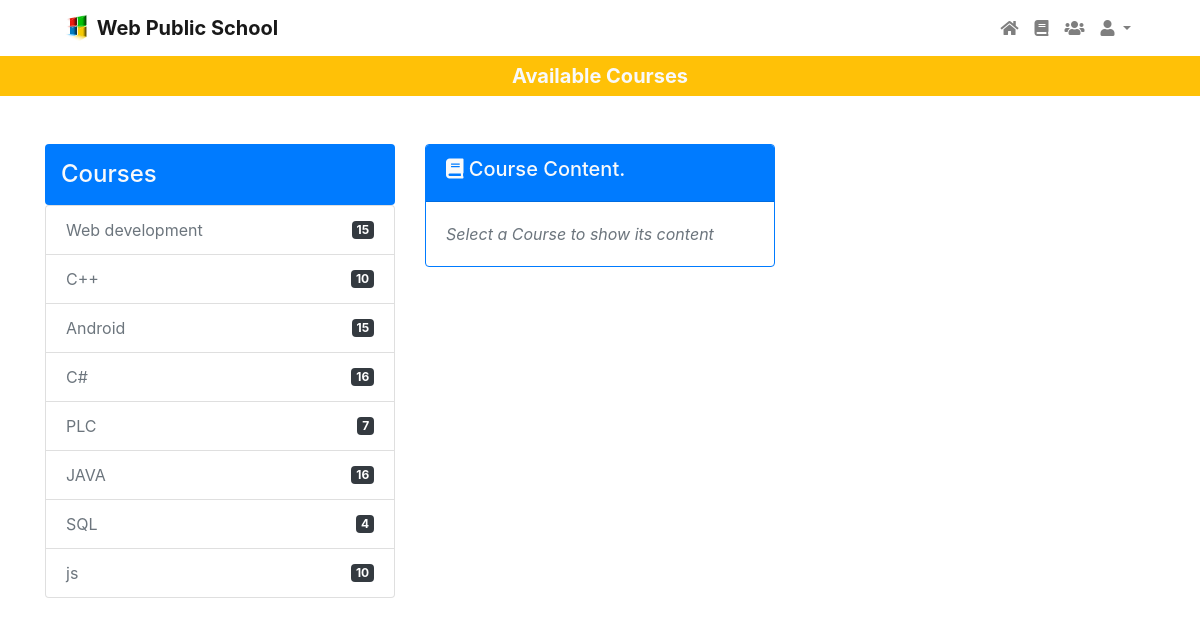
/courses.php, run on the app's committed database.
### tables this page shows
CREATE TABLE IF NOT EXISTS `course` (
  `id` int(11) NOT NULL AUTO_INCREMENT,
  `courseName` varchar(45) DEFAULT NULL,
  `sessionCount` int(4) DEFAULT NULL,
  PRIMARY KEY (`id`)
);

### MyConnection.php (called while the page is built, shortened)
<?php
class DB_Connect {
 public  $mycon;
 function connect() {
       $this->mycon=new  mysqli(DB_SERVER,DB_USER,DB_PASSWORD,DB_DATABASE);
    }
 function getCourses() {
    $query_courses = "SELECT `id`, `courseName`, `sessionCount` FROM `course`";
    $result = mysqli_query($this->mycon,$query_courses);
    if ($result)
    {
      $response=array();
      while ($row =mysqli_fetch_assoc($result))
      {
        $course=array();
        $course["id"] = $row["id"];
        $course["courseName"] = $row["courseName"];
        $course["sessionCount"] = $row["sessionCount"];
        array_push($response,$course);
      }
    }
    return $response;
    }
}
?>

### courses.php (the view, shortened to what this page needs)
<?php
require 'MyConnection.php';
$db = new DB_Connect();
$courses_arr = $db->getCourses();
$coursesList='<ul class="courseList list-group text-muted mb-3">';
foreach ($courses_arr as $key => $course) {
	$coursesList.='<li courseId="'.$course["id"].'" class="courseItem list-group-item d-flex justify-content-between align-items-center">
					    '.$course["courseName"].'<span class="badge badge-dark">'.$course["sessionCount"].'</span>
					  </li>';
}
$coursesList.='</ul>';
?>
<!DOCTYPE html>
<html>
<head>
	<link rel="stylesheet" type="text/css" href="css/bootstrap.min.css">
	<link rel="stylesheet" type="text/css" href="css/all.min.css">
	<link rel="stylesheet" type="text/css" href="css/style.css">
</head>
<body>
	<div class="header container">
		<nav class="navbar navbar-light  navbar-expand-sm">
		  <a class="navbar-brand" href="index.html">
		    <img src="images/logo.jpg" width="30" height="30" class="d-inline-block align-top" alt="">
		    <b>Web Public School</b>
		  </a>
		  <ul class="navbar-nav  ml-auto">
				<li class="nav-item col-xs-3">
				    <a class="nav-link mt-0" href="index.html"><i class="fas fa-home"></i></a>
			    </li>
			    <li class="nav-item col-xs-3">
				    <a class="nav-link" href="courses.php"><i class="fas fa-book"></i></a>
				</li>
				<li class="nav-item col-xs-3">
					<a class="nav-link" href="http://localhost/web_course_2/institute_proj/teacher.php"><i class="fas fa-users"></i></a>
				</li>
				<li class="nav-item dropdown  col-xs-3">
					<a class="nav-link dropdown-toggle" href="#" id="navbardrop" data-toggle="dropdown">
					    <i class="fas fa-user"></i>
					</a>
			    </li>
			</ul>
		</nav>
	</div>
	<div class="row bg-warning">
  		<div class="container">
		  <h5 class="text-light text-center pt-2"><b>Available Courses</b></h5>
		</div>
	</div>
	<div class="main-cont">
		<div class="container">
			<div class="row mt-5">
				<div class="col-xs-12 col-md-4">
					<h4 class="text-light bg-primary px-3 py-3 rounded mb-0"> Courses</h4>
					<?php echo $coursesList;?>
				</div>
				<div class="col-xs-12 col-md-4">
				<div class="card border-primary content-card mb-3">
					<div class="card-header bg-primary text-light ">
					  <h5 class="mr-auto d-inline-block"><i class="fas fa-book"></i> Course Content.</h5>
					</div>
				  <div class="card-body">
					<div id="list-detail" class="list-group"><i class="text-muted">Select a Course to show its content</i></div>
				</div>
				</div>
				</div>
				<div class="col-xs-12 col-md-4">
				</div>
		</div>
	</div>
</body>
</html>

### data on the page
course: courseName "Web development", sessionCount "15"
course: courseName "C++", sessionCount "10"
course: courseName "Android", sessionCount "15"
course: courseName "C#", sessionCount "16"
course: courseName "PLC", sessionCount "7"
course: courseName "JAVA", sessionCount "16"
course: courseName "SQL", sessionCount "4"
course: courseName "js", sessionCount "10"
